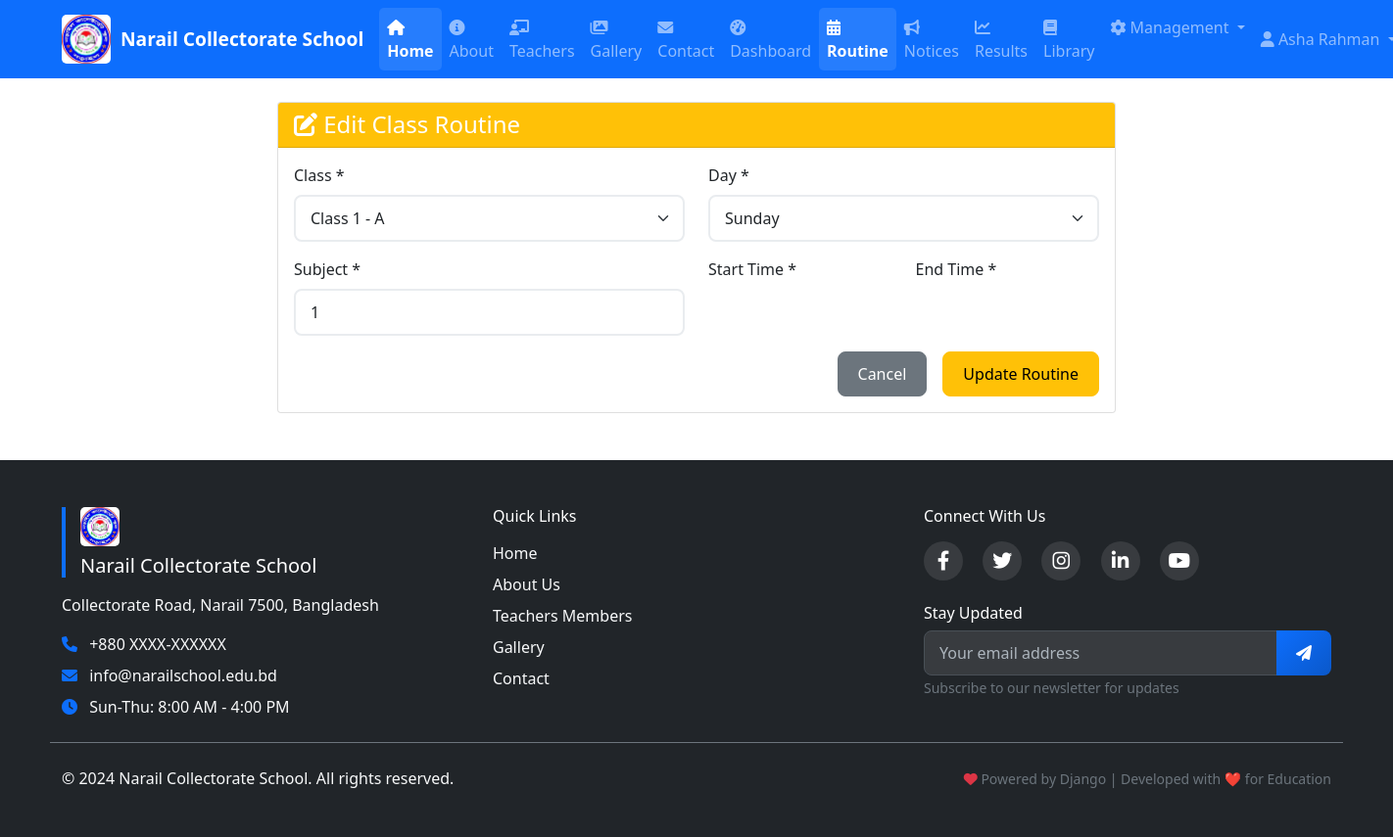
Page /school/routine/edit/1/ (signed in) on the committed database.
### accounts/models.py (models this page shows, shortened)
class User(AbstractUser):
    USER_TYPE_CHOICES = (
        ('admin', 'Admin'),
        ('teacher', 'Teacher'),
        ('student', 'Student'),
        ('parent', 'Parent'),
    )
    user_type = models.CharField(max_length=10, choices=USER_TYPE_CHOICES, default='student')
    phone = models.CharField(max_length=15, blank=True)
    address = models.TextField(blank=True)
    profile_picture = models.ImageField(upload_to='profile_pics/', blank=True)

### school/models.py (models this page shows, shortened)
class ClassRoutine(models.Model):
    class_name = models.ForeignKey(Class, on_delete=models.CASCADE, verbose_name="Class")
    day = models.CharField(max_length=10, choices=(
        ('Sunday', 'Sunday'),
        ('Monday', 'Monday'),
        ('Tuesday', 'Tuesday'),
        ('Wednesday', 'Wednesday'),
        ('Thursday', 'Thursday'),
    ))
    period = models.ForeignKey(RoutinePeriod, on_delete=models.CASCADE, verbose_name="Time Period")
    subject = models.ForeignKey(Subject, on_delete=models.CASCADE)
    teacher = models.ForeignKey(Teacher, on_delete=models.CASCADE)
    class Meta:
        unique_together = ('class_name', 'day', 'period')
        ordering = ['class_name', 'day', 'period__order']
        verbose_name = "Class Routine"
        verbose_name_plural = "Class Routines"

### school/views.py (the view)
# urls.py: path('routine/edit/<int:routine_id>/', views.edit_class_routine, name='edit_class_routine'),
@login_required
def edit_class_routine(request, routine_id):
    if request.user.user_type not in ['admin', 'teacher']:
        return HttpResponseForbidden("You don't have permission to access this page.")
    routine = get_object_or_404(ClassRoutine, id=routine_id)
    if request.method == 'POST':
        form = ClassRoutineForm(request.POST, instance=routine)
        if form.is_valid():
            subject_name = form.cleaned_data['subject']  # Text input থেকে subject name
            teacher = form.cleaned_data['teacher']
            subject, created = Subject.objects.get_or_create(
                name=subject_name,
                class_name=routine.class_name,
                defaults={'teacher': teacher}
            )
            routine.subject = subject
            routine.teacher = teacher
            routine.day = form.cleaned_data['day']
            routine.period = form.cleaned_data['period']
            routine.save()
            messages.success(request, 'Class routine updated successfully!')
            return redirect('manage_class_routines')
    else:
        form = ClassRoutineForm(instance=routine)
        form.fields['subject'].initial = routine.subject.name  # ✅ Text field-এ current subject name set করুন
    context = {
        'form': form,
        'routine': routine
    }
    return render(request, 'school/edit_class_routine.html', context)

### school/context_processors.py (called while the page is built)
def school_info(request):
    try:
        school = SchoolInfo.objects.first()
    except SchoolInfo.DoesNotExist:
        school = None
    return {'school_info': school}

### school/models.py (called while the page is built)
    def __str__(self):
        return f"{self.name} - {self.section}"

### templates/school/edit_class_routine.html (shortened to what this page needs)
{% extends 'base.html' %}
{% block content %}
<div class="row justify-content-center">
    <div class="col-md-8">
        <div class="card">
            <div class="card-header bg-warning text-white">
                <h4 class="card-title mb-0"><i class="fas fa-edit"></i> Edit Class Routine</h4>
            </div>
            <div class="card-body">
                <form method="post">
                    <div class="row">
                        <div class="col-md-6">
                            <div class="mb-3">
                                <label class="form-label">Class *</label>
                                {{ form.class_name }}
                            </div>
                        </div>
                        <div class="col-md-6">
                            <div class="mb-3">
                                <label class="form-label">Day *</label>
                                {{ form.day }}
                            </div>
                        </div>
                    </div>
                    <div class="row">
                        <div class="col-md-6">
                            <div class="mb-3">
                                <label class="form-label">Subject *</label>
                                {{ form.subject }}
                            </div>
                        </div>
                        <div class="col-md-3">
                            <div class="mb-3">
                                <label class="form-label">Start Time *</label>
                            </div>
                        </div>
                        <div class="col-md-3">
                            <div class="mb-3">
                                <label class="form-label">End Time *</label>
                            </div>
                        </div>
                    </div>
                    <div class="d-grid gap-2 d-md-flex justify-content-md-end">
                        <a href="{% url 'manage_class_routines' %}" class="btn btn-secondary me-md-2">Cancel</a>
                        <button type="submit" class="btn btn-warning">Update Routine</button>
                    </div>
                </form>
            </div>
        </div>
    </div>
</div>
{% endblock %}

### templates/base.html (shortened to what this page needs)
<!DOCTYPE html>
<html lang="en">
<head>
    <link href="https://cdn.jsdelivr.net/npm/bootstrap@5.1.3/dist/css/bootstrap.min.css" rel="stylesheet">
    <link href="https://cdnjs.cloudflare.com/ajax/libs/font-awesome/6.0.0/css/all.min.css" rel="stylesheet">
    <link href="/static/css/style.css" rel="stylesheet">
</head>
<body>
    <nav class="navbar navbar-expand-lg navbar-dark bg-primary">
        <div class="container">
            <a class="navbar-brand" href="{% url 'home' %}">
                <img src="/static/images/Scl_logo.jpg" alt="School Logo" class="school-logo">
                <span class="school-name">
                    {% if school_info %}{{ school_info.name }}{% else %}Narail Collectorate School{% endif %}
                </span>
            </a>
            <div class="collapse navbar-collapse" id="navbarNav">
                <ul class="navbar-nav me-auto">
                    <li class="nav-item">
                        <a class="nav-link" href="{% url 'home' %}"><i class="fas fa-home"></i> Home</a>
                    </li>
                    <li class="nav-item">
                        <a class="nav-link" href="{% url 'about' %}"><i class="fas fa-info-circle"></i> About</a>
                    </li>
                    <li class="nav-item">
                        <a class="nav-link" href="{% url 'teachers_members' %}"><i class="fas fa-chalkboard-teacher"></i> Teachers</a>
                    </li>
                    <li class="nav-item">
                        <a class="nav-link" href="{% url 'gallery' %}"><i class="fas fa-images"></i> Gallery</a>
                    </li>
                    <li class="nav-item">
                        <a class="nav-link" href="{% url 'contact' %}"><i class="fas fa-envelope"></i> Contact</a>
                    </li>
                    {% if user.is_authenticated %}
                        <li class="nav-item">
                            <a class="nav-link" href="{% url 'dashboard' %}"><i class="fas fa-tachometer-alt"></i> Dashboard</a>
                        </li>
                        <li class="nav-item">
                            <a class="nav-link" href="{% url 'class_routine' %}"><i class="fas fa-calendar-alt"></i> Routine</a>
                        </li>
                        <li class="nav-item">
                            <a class="nav-link" href="{% url 'notice_board' %}"><i class="fas fa-bullhorn"></i> Notices</a>
                        </li>
                        <li class="nav-item">
                            <a class="nav-link" href="{% url 'results' %}"><i class="fas fa-chart-line"></i> Results</a>
                        </li>
                        <li class="nav-item">
                            <a class="nav-link" href="{% url 'library' %}"><i class="fas fa-book"></i> Library</a>
                        </li>
                        {% if user.user_type == 'admin' or user.user_type == 'teacher' %}
                            <li class="nav-item dropdown">
                                <a class="nav-link dropdown-toggle" href="#" id="managementDropdown" role="button" data-bs-toggle="dropdown">
                                    <i class="fas fa-cog"></i> Management
                                </a>
                            </li>
                        {% endif %}
                    {% endif %}
                </ul>
                <ul class="navbar-nav">
                    {% if user.is_authenticated %}
                        <li class="nav-item dropdown">
                            <a class="nav-link dropdown-toggle" href="#" id="userDropdown" role="button" data-bs-toggle="dropdown">
                                {% if user.profile_picture %}
                                    <img src="{{ user.profile_picture.url }}" alt="Profile" class="rounded-circle" style="width: 30px; height: 30px; object-fit: cover;">
                                {% else %}
                                    <i class="fas fa-user"></i>
                                {% endif %}
                                {{ user.get_full_name|default:user.username }}
                            </a>
                        </li>
                    {% endif %}
                </ul>
            </div>
        </div>
    </nav>
    <main class="container mt-4">
        {% block content %}
        {% endblock %}
    </main>
    <footer class="bg-dark text-light mt-5">
        <div class="container py-5">
            <div class="row">
                <div class="col-lg-4 col-md-6 mb-4">
                    <div class="footer-brand mb-3">
                        <img src="/static/images/Scl_logo.jpg" alt="School Logo" class="school-logo-footer mb-2">
                        <h5 class="text-white">{% if school_info %}{{ school_info.name }}{% else %}Narail Collectorate School{% endif %}</h5>
                    </div>
                    <p class="mb-3">{% if school_info %}{{ school_info.address }}{% else %}Collectorate Road, Narail 7500, Bangladesh{% endif %}</p>
                    <div class="contact-info">
                        <p class="mb-2">
                            <i class="fas fa-phone me-2 text-primary"></i>
                            {% if school_info %}{{ school_info.phone }}{% else %}+880 XXXX-XXXXXX{% endif %}
                        </p>
                        <p class="mb-2">
                            <i class="fas fa-envelope me-2 text-primary"></i>
                            {% if school_info %}{{ school_info.email }}{% else %}info@narailschool.edu.bd{% endif %}
                        </p>
                        <p class="mb-0">
                            <i class="fas fa-clock me-2 text-primary"></i>
                            Sun-Thu: 8:00 AM - 4:00 PM
                        </p>
                    </div>
                </div>
                <div class="col-lg-4 col-md-6 mb-4">
                    <h6 class="text-white mb-3">Quick Links</h6>
                    <ul class="list-unstyled">
                        <li class="mb-2"><a href="{% url 'home' %}" class="text-light text-decoration-none hover-primary">Home</a></li>
                        <li class="mb-2"><a href="{% url 'about' %}" class="text-light text-decoration-none hover-primary">About Us</a></li>
                        <li class="mb-2"><a href="{% url 'teachers_members' %}" class="text-light text-decoration-none hover-primary">Teachers Members</a></li>
                        <li class="mb-2"><a href="{% url 'gallery' %}" class="text-light text-decoration-none hover-primary">Gallery</a></li>
                        <li class="mb-2"><a href="{% url 'contact' %}" class="text-light text-decoration-none hover-primary">Contact</a></li>
                    </ul>
                </div>
                <div class="col-lg-4 col-md-6 mb-4">
                    <h6 class="text-white mb-3">Connect With Us</h6>
                    <div class="social-links mb-4">
                        <a href="https://www.facebook.com/profile.php?id=100089418341980" class="social-link me-3" title="Facebook">
                            <i class="fab fa-facebook-f fa-lg"></i>
                        </a>
                        <a href="#" class="social-link me-3" title="Twitter">
                            <i class="fab fa-twitter fa-lg"></i>
                        </a>
                        <a href="#" class="social-link me-3" title="Instagram">
                            <i class="fab fa-instagram fa-lg"></i>
                        </a>
                        <a href="#" class="social-link me-3" title="LinkedIn">
                            <i class="fab fa-linkedin-in fa-lg"></i>
                        </a>
                        <a href="#" class="social-link" title="YouTube">
                            <i class="fab fa-youtube fa-lg"></i>
                        </a>
                    </div>
                    <div class="newsletter">
                        <h6 class="text-white mb-2">Stay Updated</h6>
                        <div class="input-group">
                            <input type="email" class="form-control" placeholder="Your email address" aria-label="Email">
                            <button class="btn btn-primary" type="button">
                                <i class="fas fa-paper-plane"></i>
                            </button>
                        </div>
                        <small class="text-muted">Subscribe to our newsletter for updates</small>
                    </div>
                </div>
            </div>
            <div class="row pt-4 border-top border-secondary">
                <div class="col-md-6 text-center text-md-start">
                    <p class="mb-0">&copy; 2024 {% if school_info %}{{ school_info.name }}{% else %}Narail Collectorate School{% endif %}. All rights reserved.</p>
                </div>
                <div class="col-md-6 text-center text-md-end">
                    <small class="text-muted">
                        <i class="fas fa-heart text-danger"></i>
                        Powered by Django | Developed with ❤️ for Education
                    </small>
                </div>
            </div>
        </div>
    </footer>
</body>
</html>

### static/css/style.css (style rules this page uses)
.school-logo { max-height: 50px; margin-right: 10px; }
.school-name { font-weight: bold; font-size: 1.2rem; }
.form-control, .form-select { border-radius: 8px; border: 2px solid #e9ecef; padding: 10px 15px; }
.btn { border-radius: 8px; padding: 10px 20px; font-weight: 500; }
.btn-primary { background: linear-gradient(135deg, #0d6efd 0%, #0a58ca 100%); border: none; }
.navbar-nav .nav-link.active { font-weight: bold; background-color: rgba(255, 255, 255, 0.1); border-radius: 5px; }
.card { transition: all 0.3s ease; }

### templates/base.html (style rules this page uses)
.school-logo { max-height: 50px; margin-right: 10px; border-radius: 5px; }
.school-logo-footer { max-height: 40px; border-radius: 5px; }
.school-name { font-weight: bold; font-size: 1.2rem; }
.navbar-brand { display: flex; align-items: center; transition: transform 0.3s ease; }
.navbar-nav .nav-link.active { font-weight: bold; background-color: rgba(255, 255, 255, 0.1); border-radius: 5px; }
.footer-brand { border-left: 4px solid #0d6efd; padding-left: 15px; }
.social-link { display: inline-flex; align-items: center; justify-content: center; width: 40px; height: 40px; background: rgba(255, 255, 255, 0.1); border-radius: 50%; color: white; text-decoration: none; transition: all 0.3s ease; }
.hover-primary { transition: color 0.3s ease; }
.contact-info p { transition: color 0.3s ease; }
.newsletter .form-control { border: 1px solid #495057; background: rgba(255, 255, 255, 0.1); color: white; }
.newsletter .form-control::placeholder { color: #adb5bd; }
body { display: flex; flex-direction: column; min-height: 100vh; font-family: 'Segoe UI', Tahoma, Geneva, Verdana, sans-serif; }
main { flex: 1; }
* { transition: color 0.15s ease-in-out, background-color 0.15s ease-in-out, border-color 0.15s ease-in-out; }
.card { transition: transform 0.2s ease-in-out, box-shadow 0.2s ease-in-out; }
.btn { transition: all 0.2s ease-in-out; }

### rows in the picture
User: get_full_name "Asha Rahman"
ClassRoutine: class_name "Class 1 - A", day "Sunday", subject "1"
